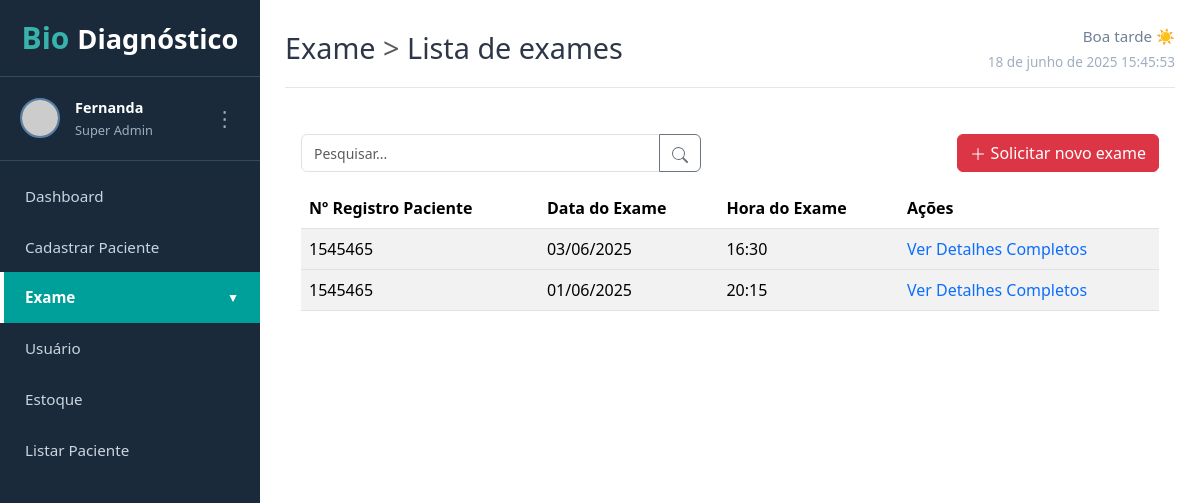
The page /lista_de_exames.php on the database its author committed.
### tables this page shows
CREATE TABLE resultados_exames (
  id_exame int(11) NOT NULL AUTO_INCREMENT,
  nome_exame varchar(255) NOT NULL,
  tipo_exame varchar(100) NOT NULL,
  valor_absoluto varchar(50) DEFAULT NULL,
  valor_referencia text DEFAULT NULL,
  paciente_registro varchar(100) NOT NULL,
  data_hora_exame datetime NOT NULL,
  data_cadastro timestamp NOT NULL DEFAULT current_timestamp(),
  PRIMARY KEY (id_exame)
);

### dao/ConnectionFactory.php (called while the page is built)
<?php
class ConnectionFactory
{
    static $connection;
    public static function getConnection()
    {
        if (!isset(self::$connection)) {
            $port = 3306;
            $dbName = "projetointegrado";
            $userDb  = "root";
            $host = "localhost";
            $pass = "";
            try {
                self::$connection = new PDO("mysql:host=$host;dbname=$dbName;port=$port", $userDb, $pass);
            } catch (PDOException $ex) {
                 echo "<strong>Erro de conexão com o banco:</strong> " . $ex->getMessage();
                return null;
            }
        }
        return self::$connection;
    }
}

### dao/ExameDao.php (called while the page is built, shortened)
<?php
class ExameDao {
    public function getAll() {
        try {
            $sql = "SELECT * FROM resultados_exames ORDER BY data_hora_exame DESC, paciente_registro ASC";
            $con_sql = ConnectionFactory::getConnection()->prepare($sql);
            $con_sql->execute();
            return $con_sql->fetchAll(PDO::FETCH_ASSOC);
        } catch (PDOException $ex) {
            echo "<p>Erro ao buscar resultados de exames no banco de dados: " . $ex->getMessage() . "</p>";
            return [];
        }
    }
}
?>

### lista_de_exames.php (the view, shortened to what this page needs)
<?php
include_once 'dao/ConnectionFactory.php';
include_once 'dao/ExameDao.php';
$examesAgrupados = [];
try {
    $exameDao = new ExameDao();
    $examesRegistrados = $exameDao->getAll();
    foreach ($examesRegistrados as $exame) {
        $key = $exame['paciente_registro'] . '_' . date('Y-m-d', strtotime($exame['data_hora_exame']));
        if (!isset($examesAgrupados[$key])) {
            $examesAgrupados[$key] = [
                'paciente_registro' => $exame['paciente_registro'],
                'data_exame' => date('d/m/Y', strtotime($exame['data_hora_exame'])),
                'hora_exame' => date('H:i', strtotime($exame['data_hora_exame'])),
                'exames_detalhes' => []
            ];
        }
        $examesAgrupados[$key]['exames_detalhes'][] = [
            'nome_exame' => $exame['nome_exame'],
            'valor_absoluto' => $exame['valor_absoluto'],
            'valor_referencia' => $exame['valor_referencia']
        ];
    }
} catch (Exception $e) {
    echo "<p>Erro ao carregar exames: " . $e->getMessage() . "</p>";
}
?>
<!DOCTYPE html>
<html lang="pt-BR">
<head>
    <link href="https://cdn.jsdelivr.net/npm/bootstrap@5.3.3/dist/css/bootstrap.min.css" rel="stylesheet">
    <link rel="stylesheet" href="Style.css">
</head>
<body class="corpo-dashboard">
    <div class="container-dashboard">
        <?php include 'menuLateral.php';  ?>
        <main class="conteudo-principal">
            <header class="cabecalho-principal">
                <h2>Exame <span class="text-muted fw-light">&gt;</span> Lista de exames</h2>
                <?php include 'info_cabecalho.php';  ?>
            </header>
            <div class="p-3">
                <div class="d-flex justify-content-between align-items-center mb-3">
                    <div class="input-group" style="max-width: 400px;">
                        <input type="text" class="form-control" placeholder="Pesquisar...">
                        <button class="btn btn-outline-secondary" type="button">
                        </button>
                    </div>
                    <a href="NewExamePaciente.php" class="btn btn-danger"> <svg xmlns="http://www.w3.org/2000/svg" width="16" height="16" fill="currentColor" class="bi bi-plus-lg" viewBox="0 0 16 16" style="margin-bottom: 2px;">
                           <path fill-rule="evenodd" d="M8 2a.5.5 0 0 1 .5.5v5h5a.5.5 0 0 1 0 1h-5v5a.5.5 0 0 1-1 0v-5h-5a.5.5 0 0 1 0-1h5v-5A.5.5 0 0 1 8 2Z"/>
                        </svg>
                        Solicitar novo exame
                    </a>
                </div>
                <div class="table-responsive">
                    <table class="table table-striped table-hover">
                        <thead>
                            <tr>
                                <th>Nº Registro Paciente</th>
                                <th>Data do Exame</th>
                                <th>Hora do Exame</th>
                                <th>Ações</th>
                            </tr>
                        </thead>
                        <tbody>
                            <?php if (empty($examesAgrupados)): ?>
                                <tr>
                                    <td colspan="4" class="text-center">Nenhum exame cadastrado ainda.</td>
                                </tr>
                            <?php else: ?>
                                <?php foreach ($examesAgrupados as $key => $grupoExames): ?>
                                    <tr id="main-row-<?php echo htmlspecialchars($key); ?>">
                                        <td><?php echo htmlspecialchars($grupoExames['paciente_registro']); ?></td>
                                        <td><?php echo htmlspecialchars($grupoExames['data_exame']); ?></td>
                                        <td><?php echo htmlspecialchars($grupoExames['hora_exame']); ?></td>
                                        <td>
                                            <a href="#" class="toggle-details" data-target="details-<?php echo htmlspecialchars($key); ?>">
                                                Ver Detalhes Completos
                                            </a>
                                        </td>
                                    </tr>
                                <?php endforeach; ?>
                            <?php endif; ?>
                        </tbody>
                    </table>
                </div>
            </div>
        </main>
    </div>
</body>
</html>

### menuLateral.php (shortened to what this page needs)
<?php
$paginaAtual = basename($_SERVER['PHP_SELF']);
$nomeUsuarioLogin = "Fernanda";
$cargoUsuarioLogin = "Super Admin";
$avatarUsuarioLogin = "https://via.placeholder.com/50/1A2A3A/FFFFFF?Text=F";
$linkDashboard = "dashboard.php";
$linkCadastroPaciente = 'CadastroPaciente.php';
$linkListaPaciente = 'ListarPaciente.php';
$linkListaExames = "lista_de_exames.php";
$linkSolicitarNovoExame = "NewExamePaciente.php";
$linkCadastrarResultadoExame = "cadastroExames.php";
$linkUsuario = "sua_pagina_de_usuarios.php";
$linkEstoque = "AcessarEstoque.php";
$secaoExameAtiva = (
    $paginaAtual == basename($linkListaExames) ||
    $paginaAtual == basename($linkSolicitarNovoExame) ||
    $paginaAtual == basename($linkCadastrarResultadoExame)
);
?>
<div class="menu-lateral">
    <div class="menu-cabecalho">
        <h1><span class="icone-bio">Bio</span>Diagnóstico</h1>
    </div>
    <div class="perfil-usuario">
        <img src="<?php echo htmlspecialchars($avatarUsuarioLogin); ?>" alt="Avatar do Usuário">
        <div class="info-usuario">
            <div class="nome"><?php echo htmlspecialchars($nomeUsuarioLogin); ?></div>
            <div class="cargo"><?php echo htmlspecialchars($cargoUsuarioLogin); ?></div>
        </div>
        <div class="menu-kebab">⋮</div>
    </div>
    <nav class="navegacao-menu">
        <ul>
            <li class="<?php if ($paginaAtual == basename($linkDashboard)) echo 'item-ativo'; ?>">
                <a href="<?php echo $linkDashboard; ?>">Dashboard</a>
            </li>
            <li class="<?php if ($paginaAtual == basename($linkCadastroPaciente)) echo 'item-ativo'; ?>">
                <a href="<?php echo $linkCadastroPaciente; ?>">Cadastrar Paciente</a>
            </li>
            <li class="tem-submenu <?php if ($secaoExameAtiva) echo 'item-ativo'; ?>" id="menuPaiExame">
                <a href="#" onclick="toggleSubmenu(event, 'submenuExame', 'menuPaiExame')">Exame <span class="icone-seta">▼</span></a>
            </li>
            <li class="<?php if ($paginaAtual == basename($linkUsuario)) echo 'item-ativo'; ?>">
                <a href="<?php echo $linkUsuario; ?>">Usuário</a>
            </li>
            <li class="<?php if ($paginaAtual == basename($linkEstoque)) echo 'item-ativo'; ?>">
                <a href="<?php echo $linkEstoque; ?>">Estoque</a>
            </li>
            <li class="<?php if ($paginaAtual == basename($linkListaPaciente)) echo 'item-ativo'; ?>">
                <a href="<?php echo $linkListaPaciente; ?>">Listar Paciente</a>
            </li>
        </ul>
    </nav>
</div>

### info_cabecalho.php (shortened to what this page needs)
<?php
$horaAtual = (int)date('H');
$saudacao = '';
$icone = '';
if ($horaAtual >= 5 && $horaAtual < 12) {
    $saudacao = 'Bom dia';
    $icone = '☀️';
} elseif ($horaAtual >= 12 && $horaAtual < 18) {
    $saudacao = 'Boa tarde';
    $icone = '☀️';
} else {
    $saudacao = 'Boa noite';
    $icone = '🌙';
}
?>
<div class="info-cabecalho">
    <div class="saudacao"><?php echo htmlspecialchars($saudacao); ?> <span class="icone-saudacao"><?php echo $icone; ?></span></div>
    <div class="data-hora" id="dataHoraAtual"></div>
</div>

### Style.css (style rules this page uses)
body, html { margin: 0; padding: 0; font-family: 'Segoe UI', Tahoma, Geneva, Verdana, sans-serif; height: 100%; box-sizing: border-box; }
*, *:before, *:after { box-sizing: inherit; }
.corpo-dashboard { background-color: #F0F2F5; display: flex; height: 100vh; overflow-x: hidden; }
.container-dashboard { display: flex; width: 100%; height: 100%; }
.conteudo-principal { flex-grow: 1; padding: 25px; background-color: #FFFFFF; overflow-y: auto; height: 100%; }
.cabecalho-principal { display: flex; justify-content: space-between; align-items: center; margin-bottom: 30px; padding-bottom: 15px; border-bottom: 1px solid #E2E8F0; }
.cabecalho-principal h1, .cabecalho-principal h2 { font-size: 1.8em; color: #2D3748; margin: 0; }
.info-cabecalho { text-align: right; }
.info-cabecalho .saudacao { font-size: 0.95em; color: #718096; margin-bottom: 4px; }
.info-cabecalho .data-hora { font-size: 0.85em; color: #A0AEC0; }
.menu-lateral { width: 260px; background-color: #1A2A3A; color: #E0E0E0; padding-top: 20px; display: flex; flex-direction: column; height: 100%; flex-shrink: 0; }
.menu-cabecalho { padding: 0 20px 20px 20px; text-align: center; border-bottom: 1px solid #34495E; }
.menu-cabecalho h1 { font-size: 1.7em; margin: 0; color: #FFFFFF; font-weight: bold; }
.menu-cabecalho .icone-bio { color: #38B2AC; margin-right: 8px; font-size: 1.1em; }
.perfil-usuario { display: flex; align-items: center; padding: 20px; border-bottom: 1px solid #34495E; margin-bottom: 10px; }
.perfil-usuario img { width: 40px; height: 40px; border-radius: 50%; margin-right: 15px; border: 2px solid #5680A6; object-fit: cover; }
.perfil-usuario .info-usuario { flex-grow: 1; }
.perfil-usuario .info-usuario .nome { font-weight: bold; color: #FFFFFF; font-size: 0.9em; margin-bottom: 2px; }
.perfil-usuario .info-usuario .cargo { font-size: 0.8em; color: #A0AEC0; }
.perfil-usuario .menu-kebab { font-size: 1.3em; color: #A0AEC0; cursor: pointer; padding: 5px; }
.navegacao-menu ul { list-style: none; padding: 0; margin: 0; }
.navegacao-menu ul li a { display: flex; align-items: center; padding: 14px calc(25px - 4px); text-decoration: none; color: #CBD5E0; font-size: 0.95em; transition: background-color 0.2s, color 0.2s, border-left-color 0.2s; position: relative; border-left: 4px solid transparent; }
.navegacao-menu ul li.item-ativo > a { background-color: #00A09A; color: #FFFFFF; font-weight: bold; border-left-color: #FFFFFF; }
.navegacao-menu ul li a .icone-seta { margin-left: auto; font-size: 0.8em; transition: transform 0.3s ease; }
input::placeholder { color: #555; opacity: 1; font-size: 14px; }
td { vertical-align: middle; }

### lista_de_exames.php (style rules this page uses)
.toggle-details { cursor: pointer; color: #0d6efd; text-decoration: none; }

### rows shown on the page
resultados_exames: paciente_registro "1545465", data_exame "01/06/2025", hora_exame "20:15"

### other values the page prints
$nomeUsuarioLogin "Fernanda"
$cargoUsuarioLogin "Super Admin"
$saudacao "Boa tarde"
$icone "☀️"
$grupoExames['paciente_registro'] "1545465"
$grupoExames['data_exame'] "03/06/2025"
$grupoExames['hora_exame'] "16:30"
